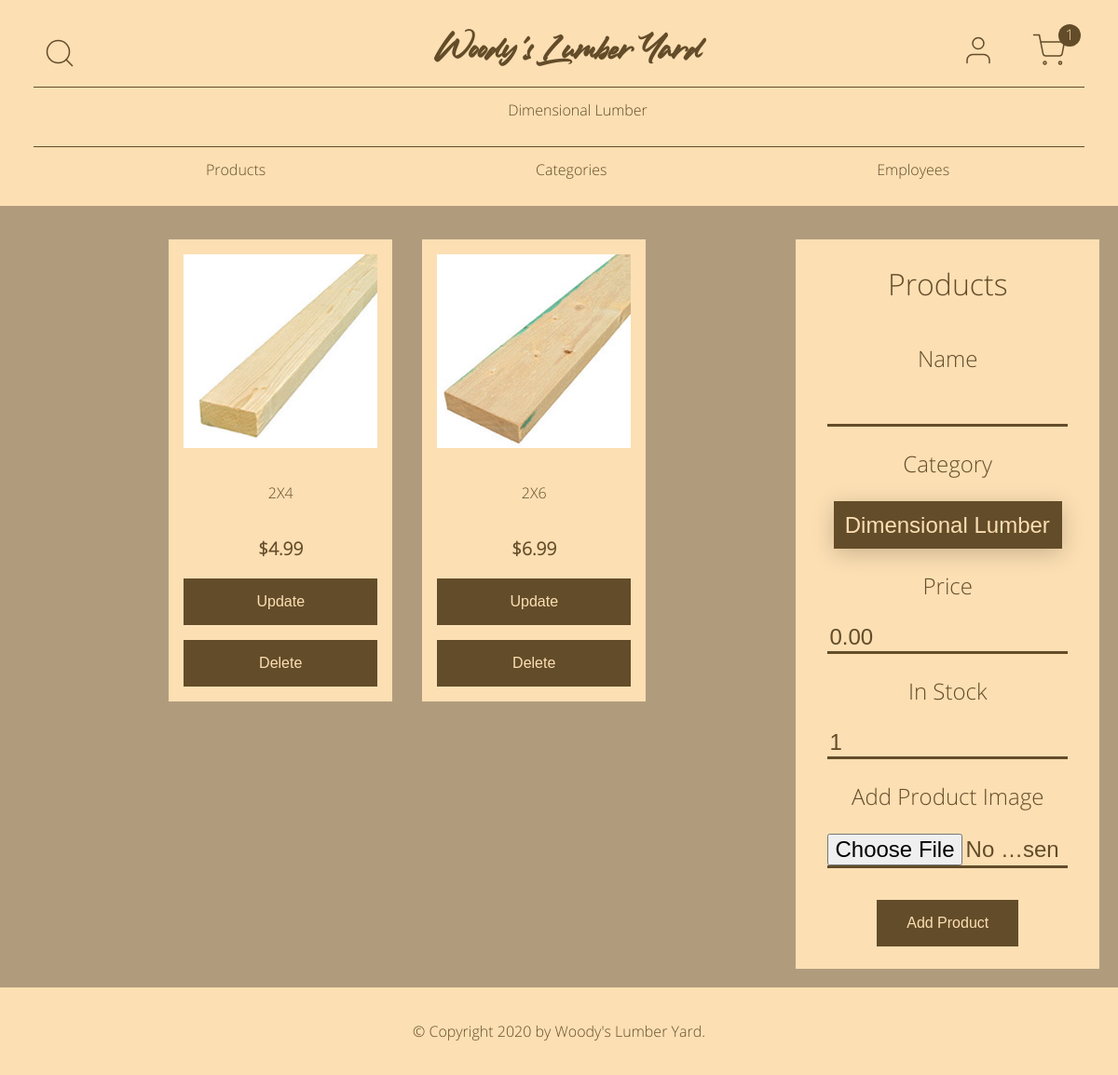
The app's page /admin/products (signed in) with its own data.
### online_store/models.py (models this page shows, shortened)
class Category(db.Model):
    id = db.Column(db.Integer, primary_key=True)
    name = db.Column(db.String(20), nullable=False)
    link = db.Column(db.String(20), nullable=True)
    products = db.relationship("Product", backref="category", lazy=True)
    date_created = db.Column(db.DateTime, default=datetime.utcnow)
    created_by_id = db.Column(db.Integer, db.ForeignKey("user.id"))
    def __str__(self):
        return self.name

class Product(db.Model):
    id = db.Column(db.Integer, primary_key=True)
    name = db.Column(db.String(100), nullable=False)
    category_id = db.Column(db.Integer, db.ForeignKey("category.id"))
    price = db.Column(db.Float, nullable=False)
    image = db.Column(db.String(40), nullable=False)
    quantity = db.Column(db.Integer, nullable=False)
    date_created = db.Column(db.DateTime, default=datetime.utcnow)
    created_by_id = db.Column(db.Integer, db.ForeignKey("user.id"))
    carts = db.relationship("Cart", secondary="product_cart_link")

### online_store/admin/routes.py (the view, shortened to what this page needs)
@admin.route("/admin/products", methods=["GET", "POST"])
@login_required
@employee_required
def show_products():
    categories = Category.query.all()
    products = Product.query.order_by(Product.date_created).all()
    form = AddProductForm()
    context = {
        "title": "Products",
        "form": form,
        "categories": categories,
        "products": products,
    }
    return render_template("admin/products.html", **context)

### online_store/admin/forms.py
class AddProductForm(FlaskForm):
    name = StringField(
        "Name", validators=[DataRequired(), Length(min=2, max=100)]
    )
    category = QuerySelectField(
        "Category",
        query_factory=lambda: Category.query,
        allow_blank=False,
        validators=[DataRequired()],
    )
    price = DecimalField(
        "Price",
        default=0.00,
        places=2,
        validators=[DataRequired(), NumberRange(min=0)],
    )
    quantity = IntegerField(
        "In Stock",
        validators=[DataRequired(), NumberRange(min=1, max=999)],
    )
    image = FileField(
        "Add Product Image", validators=[FileAllowed(["jpg", "png"])]
    )
    submit = SubmitField("Add Product")

### online_store/admin/utils.py (called while the page is built)
def employee_required(func):
    @wraps(func)
    def wrapper(*args, **kwargs):
        if current_user.is_employee:
            return func(*args, **kwargs)
        else:
            return login_manager.unauthorized()
    return wrapper

### online_store/models.py (called while the page is built)
@login_manager.user_loader
def load_user(user_id):
    return User.query.get(int(user_id))

### online_store/templates/admin/products.html (shortened to what this page needs)
{% extends "admin/base.html" %}
{% block head %}
{{ super() }}
{% endblock %}
{% block content %}
<div class="products">
  <div class="product-grid">
    {% for product in products %}
    <div class="product-item">
      <p>
        <a href="/products/{{ product.id }}">
          <img src="{{ url_for('static', filename='product-images/' + product.image) }}" alt="{{ product.name }}">
        </a>
      </p>
      <p>
        <a href="/products/{{ product.id }}">{{ product.name }}</a>
      </p>
      <p class="price">${{ product.price }}</p>
      <form class="product-form" action="{{ url_for('admin.update_product', product_id=product.id) }}" method="POST">
        <input type="submit" value="Update">
      </form>
      <button type="button" onclick="deleteProduct({{ product.id }})">Delete</button>
    </div>
    {% endfor %}
  </div>
  <form class="full-form" method="POST" enctype="multipart/form-data">
    <fieldset>
      <legend>{{ title }}</legend>
      {{ form.name.label }}
      {% if form.name.errors %}
        {{ form.name(class="is-invalid") }}
        <div class="invalid-feedback">
          {% for error in form.name.errors %}
            {{ error }}
          {% endfor %}
        </div>
      {% else %}
        {{ form.name }}
      {% endif %}
      {{ form.category.label }}
      {% if form.category.errors %}
        {{ form.category(class="is-invalid") }}
        <div class="invalid-feedback">
          {% for error in form.category.errors %}
            {{ error }}
          {% endfor %}
        </div>
      {% else %}
        {{ form.category }}
      {% endif %}
      {{ form.price.label }}
      {% if form.price.errors %}
        {{ form.price(class="is-invalid", step=0.01) }}
        <div class="invalid-feedback">
          {% for error in form.price.errors %}
            {{ error }}
          {% endfor %}
        </div>
      {% else %}
        {{ form.price(step=0.01) }}
      {% endif %}
      {{ form.quantity.label }}
      {% if form.quantity.errors %}
        {{ form.quantity(class="is-invalid", value="1", min="1", max="999") }}
        <div class="invalid-feedback">
          {% for error in form.quantity.errors %}
            {{ error }}
          {% endfor %}
        </div>
      {% else %}
        {{ form.quantity(value="1", min="1", max="999") }}
      {% endif %}
      {{ form.image.label(class_="filelabel") }}
      {{ form.image(class_="inputfile") }}
    </fieldset>
    <div>
      {{ form.submit }}
    </div>
  </form>
</div>
{% endblock %}

### online_store/templates/base.html (shortened to what this page needs)
<!DOCTYPE html>
<html lang="en">
<head>
  {% block head %}
  <link rel="stylesheet" type="text/css" href="{{ url_for('static', filename='css/main.css') }}">
  {% endblock %}
</head>
<body>
  <header>
    <div class="top-row">
      <div class="search">
        <img class="search-btn" src="/static/assets/search.svg" alt="Search Button">
      </div>
      {% if current_user.is_admin or current_user.is_employee %}
      <h1><a href="{{ url_for('admin.home') }}">Woody's Lumber Yard</a></h1>
      {% else %}
      <h1><a href="{{ url_for('main.home') }}">Woody's Lumber Yard</a></h1>
      {% endif %}
      <div class="user-icons">
        <a href="{{ url_for('users.account') }}">
          <img src="{{ url_for('static', filename='assets/user.svg') }}" alt="My Account">
        </a>
        <a href="{{ url_for('main.show_cart') }}">
          <img class="cart" src="{{ url_for('static', filename='assets/shopping-cart.svg') }}" alt="Shopping Cart">
          <div class="circle">1</div>
        </a>
      </div>
    </div>
    {% if categories %}
    <nav>
      <ul>
        {% for category in categories %}
        <li><a href="/category/{{ category.link }}">{{ category.name }}</a></li>
        {% endfor %}
      </ul>
    </nav>
    {% endif %}
    {% block nav %}{% endblock %}
  </header>
  <main>
    {% block content %}{% endblock %}
  </main>
  <footer>
    <p>&copy; Copyright 2020 by <a href="/">Woody's Lumber Yard</a>.</p>
  </footer>
</body>
</html>

### records on screen
Category: name "Dimensional Lumber"
Product: image (picture), name "2X4", price "4.99"
Product: image (picture), name "2X6", price "6.99"

### other values on screen
{{ title }} "Products"
